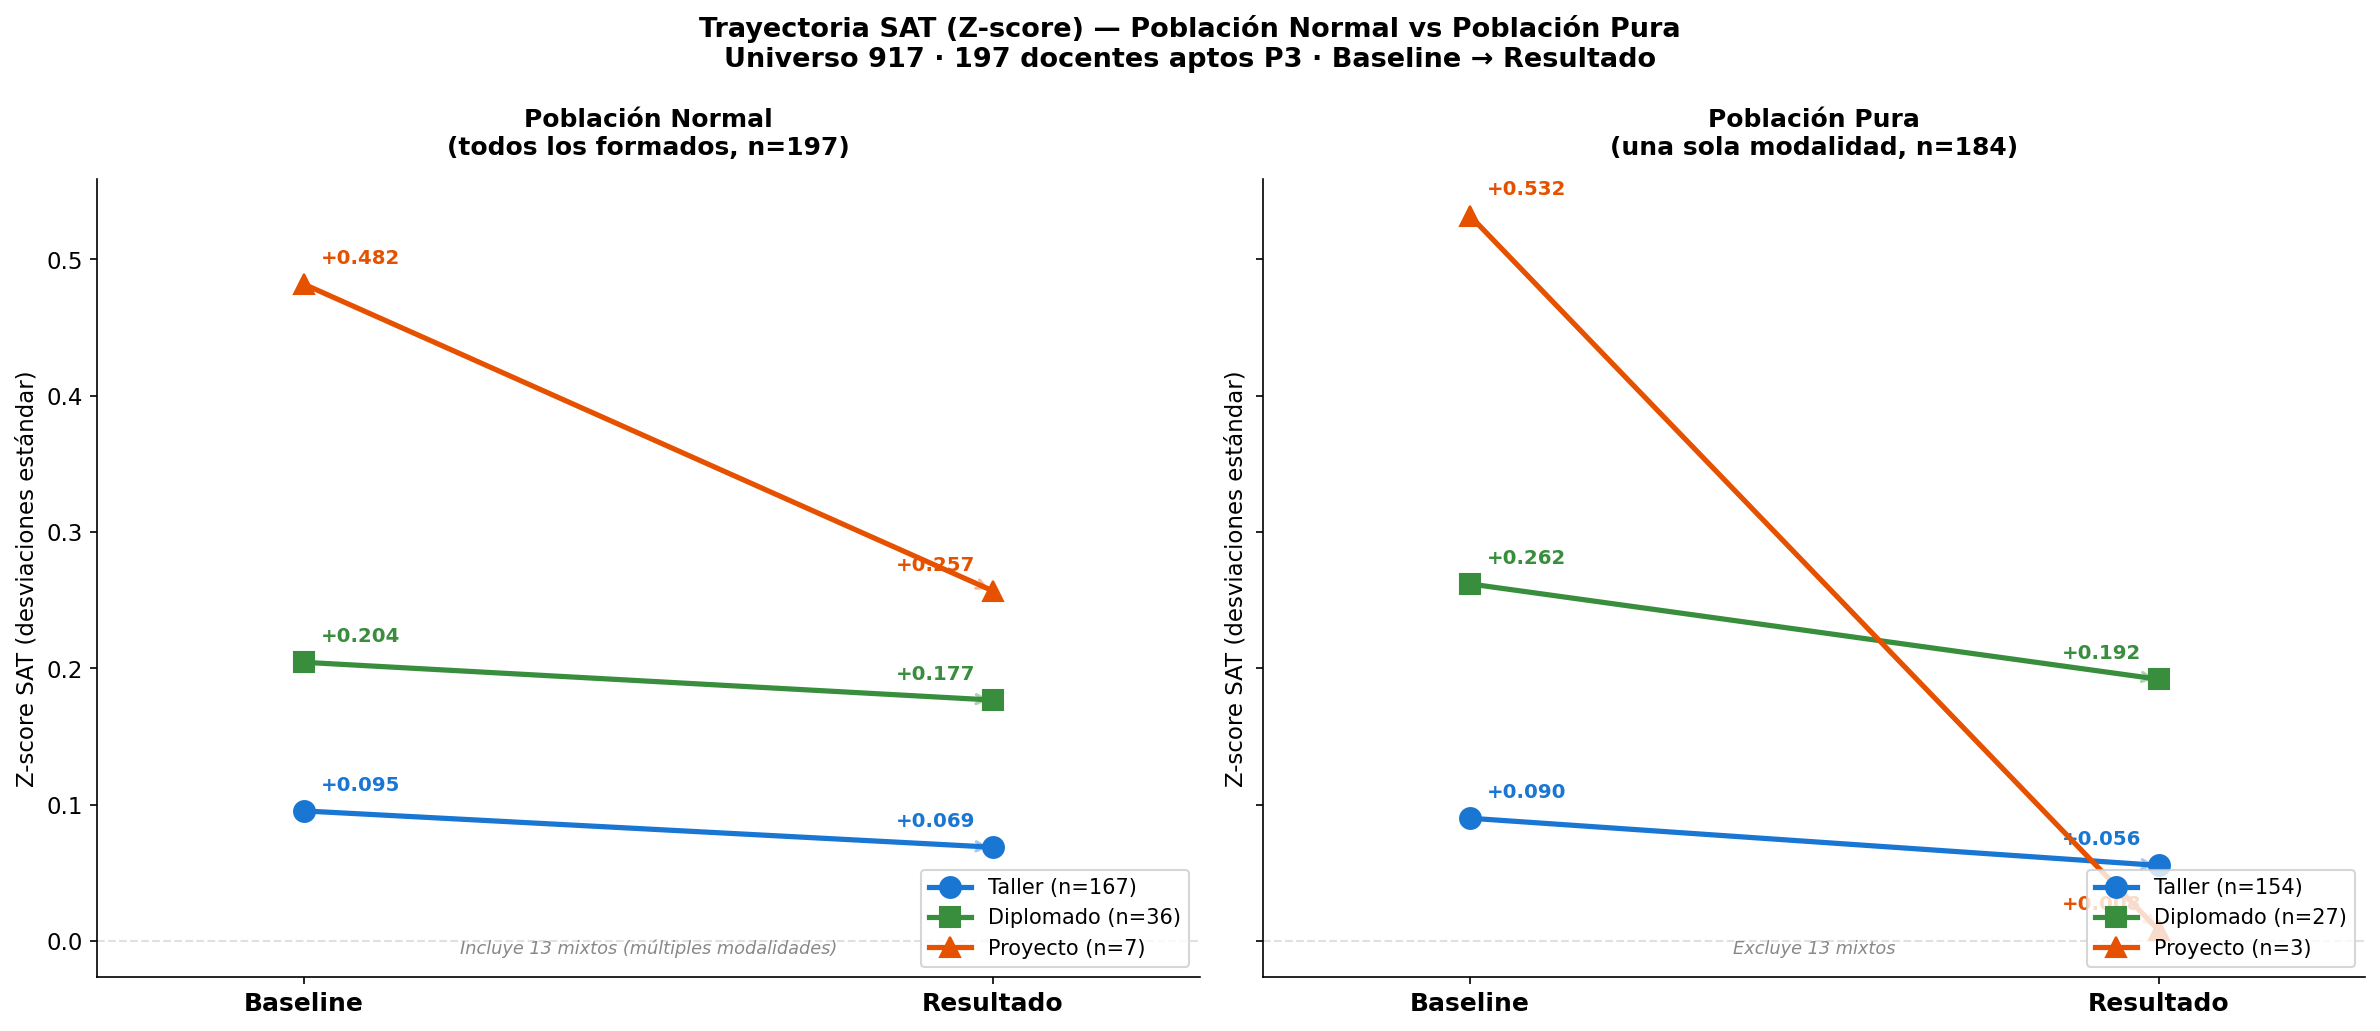

The script that saved this image:
import sys; sys.stdout.reconfigure(encoding="utf-8")
import pandas as pd
import matplotlib.pyplot as plt
import matplotlib
import numpy as np
import os

BASE = os.path.dirname(__file__)
OUT  = os.path.join(BASE, "G1_contraste_normal_puro_918.png")

matplotlib.rcParams.update({"font.family": "DejaVu Sans", "font.size": 11})

C_TALLER    = "#1976D2"
C_DIPLOMADO = "#388E3C"
C_PROYECTO  = "#E65100"
C_CTRL      = "#90A4AE"

df = pd.read_csv(os.path.join(BASE,"..","PROCESADO","p3_sat_zscore_918.csv"),
                 encoding="utf-8-sig")

# Tipo principal y flag puro
df["tipo_principal"] = df["tipos_formacion"]
df["es_puro"] = (
    ((df["n_taller"]>0)   & (df["n_diplomado"]==0) & (df["n_proyecto"]==0)) |
    ((df["n_diplomado"]>0) & (df["n_taller"]==0)   & (df["n_proyecto"]==0)) |
    ((df["n_proyecto"]>0)  & (df["n_taller"]==0)   & (df["n_diplomado"]==0))
)

# Simplificar tipo para los mixtos
def simplificar(row):
    if row["es_puro"]: return row["tipo_principal"]
    if row["n_taller"]>0 and row["n_diplomado"]>0: return "TALLER+DIPLOMADO"
    if row["n_taller"]>0 and row["n_proyecto"]>0:  return "TALLER+PROYECTO"
    return "MIXTO"
df["tipo_label"] = df.apply(simplificar, axis=1)

TIPOS  = ["TALLER","DIPLOMADO","PROYECTO"]
COLORES = {"TALLER": C_TALLER, "DIPLOMADO": C_DIPLOMADO, "PROYECTO": C_PROYECTO}
MARKERS = {"TALLER": "o", "DIPLOMADO": "s", "PROYECTO": "^"}

# ── Cascada ───────────────────────────────────────────────────────────────────
n_total = len(df)
n_puro  = df["es_puro"].sum()
n_mixto = (~df["es_puro"]).sum()

print("=" * 65)
print("  G1 CONTRASTE — Trayectoria SAT: Normal vs Población Pura")
print("=" * 65)
print(f"  197 docentes aptos P3")
print(f"    ├── {n_puro} población pura  (una sola modalidad)")
print(f"    │     ├── TALLER   : n={len(df[(df['tipo_principal']=='TALLER')   &  df['es_puro']])}")
print(f"    │     ├── DIPLOMADO: n={len(df[(df['tipo_principal']=='DIPLOMADO') &  df['es_puro']])}")
print(f"    │     └── PROYECTO : n={len(df[(df['tipo_principal']=='PROYECTO')  &  df['es_puro']])}")
print(f"    └── {n_mixto} mixtos (más de una modalidad)")
print()
for tipo in TIPOS:
    all_b = df[df["tipo_principal"].str.contains(tipo)]["z_baseline"].mean()
    all_r = df[df["tipo_principal"].str.contains(tipo)]["z_resultado"].mean()
    pur_b = df[(df["tipo_principal"]==tipo) & df["es_puro"]]["z_baseline"].mean()
    pur_r = df[(df["tipo_principal"]==tipo) & df["es_puro"]]["z_resultado"].mean()
    print(f"  {tipo:10}: Normal  baseline={all_b:+.3f} → resultado={all_r:+.3f} (Δ={all_r-all_b:+.3f})")
    print(f"            Puro    baseline={pur_b:+.3f} → resultado={pur_r:+.3f} (Δ={pur_r-pur_b:+.3f})")
    print()
print("=" * 65)

# ── Figura ────────────────────────────────────────────────────────────────────
fig, (ax1, ax2) = plt.subplots(1, 2, figsize=(16, 7), sharey=True)
fig.suptitle(
    "Trayectoria SAT (Z-score) — Población Normal vs Población Pura\n"
    "Universo 917 · 197 docentes aptos P3 · Baseline → Resultado",
    fontsize=13, fontweight="bold")

MOMENTOS = ["Baseline", "Resultado"]

def plot_trayectoria(ax, filtro_df, titulo, mostrar_mixtos=False):
    for tipo in TIPOS:
        sub = filtro_df[filtro_df["tipo_principal"].str.contains(tipo)]
        n   = len(sub)
        if n == 0: continue
        vals = [sub["z_baseline"].mean(), sub["z_resultado"].mean()]
        color = COLORES[tipo]
        ax.plot([0,1], vals, marker=MARKERS[tipo], color=color,
                linewidth=2.5, markersize=10, label=f"{tipo.capitalize()} (n={n})",
                zorder=4)
        for xi, v in enumerate(vals):
            offset = 0.025 if xi==0 else -0.025
            ha = "left" if xi==0 else "right"
            ax.text(xi + offset, v + 0.015, f"{v:+.3f}",
                    ha=ha, fontsize=9.5, fontweight="bold", color=color)
        # Flecha de dirección
        delta = vals[1] - vals[0]
        ax.annotate("", xy=(1, vals[1]), xytext=(0, vals[0]),
                    arrowprops=dict(arrowstyle="->", color=color,
                                    lw=1.5, alpha=0.4))

    if mostrar_mixtos:
        mixtos = filtro_df[~filtro_df["es_puro"]]
        if len(mixtos) > 0:
            vals_m = [mixtos["z_baseline"].mean(), mixtos["z_resultado"].mean()]
            ax.plot([0,1], vals_m, marker="x", color="#AAAAAA",
                    linewidth=1.5, markersize=9, linestyle=":",
                    label=f"Mixtos (n={len(mixtos)})", zorder=3)

    ax.axhline(0, color="#CCCCCC", linewidth=1, linestyle="--", alpha=0.6)
    ax.set_xticks([0,1])
    ax.set_xticklabels(MOMENTOS, fontsize=12, fontweight="bold")
    ax.set_ylabel("Z-score SAT (desviaciones estándar)", fontsize=11)
    ax.set_title(titulo, pad=12, fontsize=12, fontweight="bold")
    ax.legend(fontsize=10, loc="lower right")
    ax.spines["top"].set_visible(False)
    ax.spines["right"].set_visible(False)
    ax.set_xlim(-0.3, 1.3)

# Panel izquierdo — Población normal (todos los 197)
plot_trayectoria(ax1, df, f"Población Normal\n(todos los formados, n={n_total})",
                 mostrar_mixtos=False)

# Panel derecho — Población pura
df_puro = df[df["es_puro"]].copy()
plot_trayectoria(ax2, df_puro, f"Población Pura\n(una sola modalidad, n={n_puro})",
                 mostrar_mixtos=False)

# Nota en panel normal con los mixtos
ax1.text(0.5, 0.03,
         f"Incluye {n_mixto} mixtos (múltiples modalidades)",
         transform=ax1.transAxes, ha="center", fontsize=8.5,
         color="#888888", fontstyle="italic")
ax2.text(0.5, 0.03,
         f"Excluye {n_mixto} mixtos",
         transform=ax2.transAxes, ha="center", fontsize=8.5,
         color="#888888", fontstyle="italic")

plt.tight_layout()
plt.savefig(OUT, dpi=150, bbox_inches="tight")
plt.close()
print(f"\nGuardado: {OUT}")
